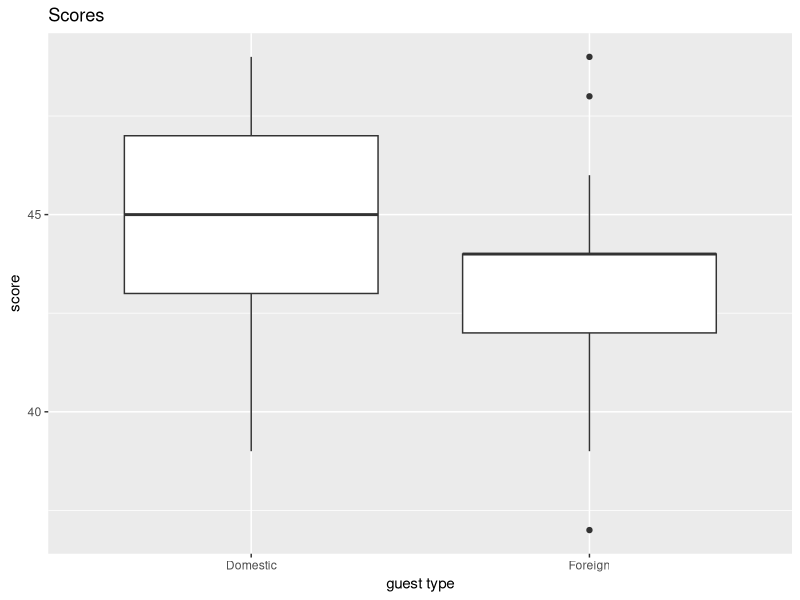

Write the R code that produced this figure.
## ---- chunk 1

library(tidyverse)

## ---- chunk 2

domestic_scores <- c(49, 48, 48, 39, 42, 41, 44, 46, 45, 44, 46, 47, 43, 45, 46, 40, 48, 43, 44, 46, 45, 44, 49, 43, 42, 47, 39, 47, 48, 48, 49, 43, 47, 43, 45, 39, 45, 46, 44, 48, 46, 44, 44)
domestic_scores

## ---- chunk 3

foreign_scores <- c(42, 42, 49, 42, 44, 46, 43, 44, 44, 44, 41, 44, 42, 42, 48, 40, 45, 43, 44 ,45, 44, 46, 45, 44, 44, 45, 37, 44, 41, 42, 42, 40, 42, 43, 41, 41, 45, 44, 42, 44, 46, 39, 40)
foreign_scores

## ---- chunk 4

length(domestic_scores)

length(foreign_scores)

## ---- chunk 5

hotel_scores_df <- data.frame( score = c(domestic_scores, foreign_scores), guest_type = c(rep("Domestic", length(domestic_scores)), rep("Foreign", length(foreign_scores))))

## ---- chunk 6

hotel_scores_df |> str()

## ---- chunk 7
hotel_scores_df |>
  group_by(guest_type) |>
  summarise(
    mean = round(mean(score), 1),
    median = round(median(score), 1),
    sd = round(sd(score), 1)
  )
## ---- chunk 8
hotel_scores_df |>
  ggplot(aes(x = guest_type, y = score)) +
  geom_boxplot() +
  labs(title = "Scores", x = "guest type", y = "score")
  
## ---- chunk 9

t.test(domestic_scores, foreign_scores, alternative = c("greater"), var.equal = TRUE)

# alternative = c("less")
# alternative = c("two. sided")

## ---- chunk 10

coffeeA <- c(166, 166, 166, 162, 163, 163, 164, 165, 164, 164, 165, 165, 164, 164, 165, 162, 165, 164, 164, 165)

coffeeB <- c(165, 164, 166, 164, 164, 165, 162, 165, 166, 166, 166, 164, 166, 164, 165, 163, 165, 165, 164, 166)

## ---- chunk 11

length(coffeeA)

length(coffeeB)

## ---- chunk 12

coffee_stores_df <- data.frame( caffeine_content = c(coffeeA, coffeeB), store = c(rep("A", length(coffeeA)), rep("B", length(coffeeB))))

## ---- chunk 13

coffee_stores_df |> str()
